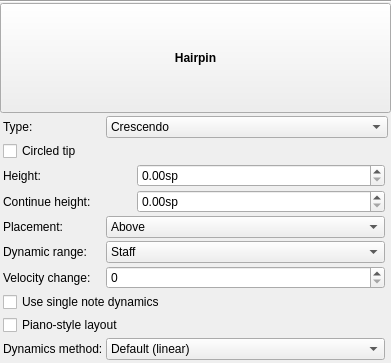
<?xml version="1.0" encoding="UTF-8"?>
<ui version="4.0">
 <class>InspectorHairpin</class>
 <widget class="QWidget" name="InspectorHairpin">
  <property name="geometry">
   <rect>
    <x>0</x>
    <y>0</y>
    <width>391</width>
    <height>363</height>
   </rect>
  </property>
  <property name="accessibleName">
   <string>Hairpin Inspector</string>
  </property>
  <layout class="QVBoxLayout" name="verticalLayout">
   <property name="spacing">
    <number>0</number>
   </property>
   <property name="leftMargin">
    <number>0</number>
   </property>
   <property name="topMargin">
    <number>0</number>
   </property>
   <property name="rightMargin">
    <number>0</number>
   </property>
   <property name="bottomMargin">
    <number>0</number>
   </property>
   <item>
    <widget class="QFrame" name="frame">
     <property name="frameShape">
      <enum>QFrame::HLine</enum>
     </property>
     <property name="frameShadow">
      <enum>QFrame::Sunken</enum>
     </property>
     <property name="lineWidth">
      <number>1</number>
     </property>
    </widget>
   </item>
   <item>
    <widget class="QToolButton" name="title">
     <property name="sizePolicy">
      <sizepolicy hsizetype="Preferred" vsizetype="Preferred">
       <horstretch>0</horstretch>
       <verstretch>0</verstretch>
      </sizepolicy>
     </property>
     <property name="font">
      <font>
       <bold>true</bold>
      </font>
     </property>
     <property name="text">
      <string>Hairpin</string>
     </property>
    </widget>
   </item>
   <item>
    <widget class="QWidget" name="panel" native="true">
     <layout class="QGridLayout" name="gridLayout">
      <property name="leftMargin">
       <number>3</number>
      </property>
      <property name="topMargin">
       <number>3</number>
      </property>
      <property name="rightMargin">
       <number>3</number>
      </property>
      <property name="bottomMargin">
       <number>3</number>
      </property>
      <property name="spacing">
       <number>3</number>
      </property>
      <item row="12" column="2">
       <widget class="Ms::ResetButton" name="resetVeloChangeMethod" native="true">
        <property name="sizePolicy">
         <sizepolicy hsizetype="Fixed" vsizetype="Preferred">
          <horstretch>0</horstretch>
          <verstretch>0</verstretch>
         </sizepolicy>
        </property>
        <property name="accessibleName">
         <string>Reset 'Dynamics method' value</string>
        </property>
       </widget>
      </item>
      <item row="0" column="0">
       <widget class="QLabel" name="label_4">
        <property name="text">
         <string>Type:</string>
        </property>
        <property name="alignment">
         <set>Qt::AlignLeading|Qt::AlignLeft|Qt::AlignVCenter</set>
        </property>
        <property name="buddy">
         <cstring>hairpinType</cstring>
        </property>
       </widget>
      </item>
      <item row="10" column="0" colspan="2">
       <widget class="QCheckBox" name="singleNoteDynamics">
        <property name="text">
         <string>Use single note dynamics</string>
        </property>
        <property name="checked">
         <bool>false</bool>
        </property>
       </widget>
      </item>
      <item row="5" column="0">
       <widget class="QLabel" name="label_6">
        <property name="text">
         <string>Placement:</string>
        </property>
        <property name="alignment">
         <set>Qt::AlignLeading|Qt::AlignLeft|Qt::AlignVCenter</set>
        </property>
        <property name="buddy">
         <cstring>placement</cstring>
        </property>
       </widget>
      </item>
      <item row="7" column="2">
       <widget class="Ms::ResetButton" name="resetVeloChange" native="true">
        <property name="sizePolicy">
         <sizepolicy hsizetype="Fixed" vsizetype="Preferred">
          <horstretch>0</horstretch>
          <verstretch>0</verstretch>
         </sizepolicy>
        </property>
        <property name="accessibleName">
         <string>Reset 'Velocity change' value</string>
        </property>
       </widget>
      </item>
      <item row="5" column="1">
       <widget class="QComboBox" name="placement">
        <property name="sizePolicy">
         <sizepolicy hsizetype="Expanding" vsizetype="Fixed">
          <horstretch>0</horstretch>
          <verstretch>0</verstretch>
         </sizepolicy>
        </property>
        <property name="accessibleName">
         <string>Placement</string>
        </property>
        <item>
         <property name="text">
          <string>Above</string>
         </property>
        </item>
        <item>
         <property name="text">
          <string>Below</string>
         </property>
        </item>
       </widget>
      </item>
      <item row="0" column="1" colspan="2">
       <widget class="QComboBox" name="hairpinType">
        <property name="sizePolicy">
         <sizepolicy hsizetype="Expanding" vsizetype="Fixed">
          <horstretch>0</horstretch>
          <verstretch>0</verstretch>
         </sizepolicy>
        </property>
        <property name="accessibleName">
         <string>Type</string>
        </property>
        <item>
         <property name="text">
          <string notr="true">Crescendo</string>
         </property>
        </item>
        <item>
         <property name="text">
          <string notr="true">Decrescendo</string>
         </property>
        </item>
        <item>
         <property name="text">
          <string notr="true">Crescendo Line</string>
         </property>
        </item>
        <item>
         <property name="text">
          <string notr="true">Decrescendo Line</string>
         </property>
        </item>
       </widget>
      </item>
      <item row="10" column="2">
       <widget class="Ms::ResetButton" name="resetSingleNoteDynamics" native="true">
        <property name="sizePolicy">
         <sizepolicy hsizetype="Fixed" vsizetype="Preferred">
          <horstretch>0</horstretch>
          <verstretch>0</verstretch>
         </sizepolicy>
        </property>
        <property name="accessibleName">
         <string>Reset 'Use single note dynamics' value</string>
        </property>
       </widget>
      </item>
      <item row="5" column="2">
       <widget class="Ms::ResetButton" name="resetPlacement" native="true">
        <property name="sizePolicy">
         <sizepolicy hsizetype="Fixed" vsizetype="Preferred">
          <horstretch>0</horstretch>
          <verstretch>0</verstretch>
         </sizepolicy>
        </property>
        <property name="accessibleName">
         <string>Reset 'Placement' value</string>
        </property>
       </widget>
      </item>
      <item row="7" column="0">
       <widget class="QLabel" name="label_3">
        <property name="text">
         <string>Velocity change:</string>
        </property>
        <property name="alignment">
         <set>Qt::AlignLeading|Qt::AlignLeft|Qt::AlignVCenter</set>
        </property>
        <property name="buddy">
         <cstring>veloChange</cstring>
        </property>
       </widget>
      </item>
      <item row="12" column="1">
       <widget class="QComboBox" name="veloChangeMethod">
        <property name="sizePolicy">
         <sizepolicy hsizetype="Expanding" vsizetype="Fixed">
          <horstretch>0</horstretch>
          <verstretch>0</verstretch>
         </sizepolicy>
        </property>
        <property name="accessibleName">
         <string>Dynamics change method</string>
        </property>
        <item>
         <property name="text">
          <string>Default (linear)</string>
         </property>
        </item>
       </widget>
      </item>
      <item row="1" column="0" colspan="3">
       <widget class="QWidget" name="gridWidget" native="true">
        <layout class="QGridLayout" name="gridLayout_2">
         <property name="leftMargin">
          <number>0</number>
         </property>
         <property name="topMargin">
          <number>0</number>
         </property>
         <property name="rightMargin">
          <number>0</number>
         </property>
         <property name="bottomMargin">
          <number>0</number>
         </property>
         <property name="spacing">
          <number>3</number>
         </property>
         <item row="2" column="3">
          <widget class="Ms::ResetButton" name="resetHairpinContHeight" native="true">
           <property name="sizePolicy">
            <sizepolicy hsizetype="Fixed" vsizetype="Preferred">
             <horstretch>0</horstretch>
             <verstretch>0</verstretch>
            </sizepolicy>
           </property>
           <property name="accessibleName">
            <string>Reset 'Continue height' value</string>
           </property>
          </widget>
         </item>
         <item row="1" column="0">
          <widget class="QLabel" name="heightLabel">
           <property name="text">
            <string>Height:</string>
           </property>
           <property name="alignment">
            <set>Qt::AlignLeading|Qt::AlignLeft|Qt::AlignVCenter</set>
           </property>
          </widget>
         </item>
         <item row="0" column="0" colspan="3">
          <widget class="QCheckBox" name="hairpinCircledTip">
           <property name="focusPolicy">
            <enum>Qt::TabFocus</enum>
           </property>
           <property name="text">
            <string>Circled tip</string>
           </property>
          </widget>
         </item>
         <item row="1" column="3">
          <widget class="Ms::ResetButton" name="resetHairpinHeight" native="true">
           <property name="sizePolicy">
            <sizepolicy hsizetype="Fixed" vsizetype="Preferred">
             <horstretch>0</horstretch>
             <verstretch>0</verstretch>
            </sizepolicy>
           </property>
           <property name="accessibleName">
            <string>Reset 'Height' value</string>
           </property>
          </widget>
         </item>
         <item row="2" column="0">
          <widget class="QLabel" name="contHeightLabel">
           <property name="text">
            <string>Continue height:</string>
           </property>
           <property name="alignment">
            <set>Qt::AlignLeading|Qt::AlignLeft|Qt::AlignVCenter</set>
           </property>
          </widget>
         </item>
         <item row="0" column="3">
          <widget class="Ms::ResetButton" name="resetHairpinCircledTip" native="true">
           <property name="sizePolicy">
            <sizepolicy hsizetype="Fixed" vsizetype="Preferred">
             <horstretch>0</horstretch>
             <verstretch>0</verstretch>
            </sizepolicy>
           </property>
           <property name="accessibleName">
            <string>Reset 'Circled tip' value</string>
           </property>
          </widget>
         </item>
         <item row="2" column="2">
          <widget class="QDoubleSpinBox" name="hairpinContHeight">
           <property name="sizePolicy">
            <sizepolicy hsizetype="Expanding" vsizetype="Fixed">
             <horstretch>0</horstretch>
             <verstretch>0</verstretch>
            </sizepolicy>
           </property>
           <property name="accessibleName">
            <string>Continue height</string>
           </property>
           <property name="suffix">
            <string>sp</string>
           </property>
           <property name="singleStep">
            <double>0.100000000000000</double>
           </property>
          </widget>
         </item>
         <item row="1" column="2">
          <widget class="QDoubleSpinBox" name="hairpinHeight">
           <property name="sizePolicy">
            <sizepolicy hsizetype="Expanding" vsizetype="Fixed">
             <horstretch>0</horstretch>
             <verstretch>0</verstretch>
            </sizepolicy>
           </property>
           <property name="accessibleName">
            <string>Height</string>
           </property>
           <property name="suffix">
            <string>sp</string>
           </property>
           <property name="singleStep">
            <double>0.100000000000000</double>
           </property>
          </widget>
         </item>
         <item row="1" column="1">
          <spacer name="horizontalSpacer">
           <property name="orientation">
            <enum>Qt::Horizontal</enum>
           </property>
           <property name="sizeType">
            <enum>QSizePolicy::Preferred</enum>
           </property>
           <property name="sizeHint" stdset="0">
            <size>
             <width>40</width>
             <height>20</height>
            </size>
           </property>
          </spacer>
         </item>
        </layout>
       </widget>
      </item>
      <item row="7" column="1">
       <widget class="QSpinBox" name="veloChange">
        <property name="sizePolicy">
         <sizepolicy hsizetype="Expanding" vsizetype="Fixed">
          <horstretch>0</horstretch>
          <verstretch>0</verstretch>
         </sizepolicy>
        </property>
        <property name="accessibleName">
         <string>Velocity change</string>
        </property>
        <property name="maximum">
         <number>127</number>
        </property>
       </widget>
      </item>
      <item row="6" column="1">
       <widget class="QComboBox" name="dynRange">
        <property name="sizePolicy">
         <sizepolicy hsizetype="Expanding" vsizetype="Fixed">
          <horstretch>0</horstretch>
          <verstretch>0</verstretch>
         </sizepolicy>
        </property>
        <property name="accessibleName">
         <string>Dynamic range</string>
        </property>
        <item>
         <property name="text">
          <string>Staff</string>
         </property>
        </item>
        <item>
         <property name="text">
          <string>Part</string>
         </property>
        </item>
        <item>
         <property name="text">
          <string>System</string>
         </property>
        </item>
       </widget>
      </item>
      <item row="6" column="2">
       <widget class="Ms::ResetButton" name="resetDynRange" native="true">
        <property name="sizePolicy">
         <sizepolicy hsizetype="Fixed" vsizetype="Preferred">
          <horstretch>0</horstretch>
          <verstretch>0</verstretch>
         </sizepolicy>
        </property>
        <property name="accessibleName">
         <string>Reset 'Dynamic range' value</string>
        </property>
       </widget>
      </item>
      <item row="6" column="0">
       <widget class="QLabel" name="label_2">
        <property name="text">
         <string>Dynamic range:</string>
        </property>
        <property name="alignment">
         <set>Qt::AlignLeading|Qt::AlignLeft|Qt::AlignVCenter</set>
        </property>
        <property name="buddy">
         <cstring>dynRange</cstring>
        </property>
       </widget>
      </item>
      <item row="12" column="0">
       <widget class="QLabel" name="labelVeloChangeMethod">
        <property name="text">
         <string>Dynamics method:</string>
        </property>
        <property name="alignment">
         <set>Qt::AlignLeading|Qt::AlignLeft|Qt::AlignVCenter</set>
        </property>
        <property name="buddy">
         <cstring>veloChangeMethod</cstring>
        </property>
       </widget>
      </item>
      <item row="11" column="0" colspan="2">
       <widget class="QCheckBox" name="hairpinPianoStyle">
        <property name="text">
         <string>Piano-style layout</string>
        </property>
       </widget>
      </item>
      <item row="11" column="2">
       <widget class="Ms::ResetButton" name="resetPianoStyle" native="true"/>
      </item>
     </layout>
    </widget>
   </item>
  </layout>
 </widget>
 <customwidgets>
  <customwidget>
   <class>Ms::ResetButton</class>
   <extends>QWidget</extends>
   <header location="global">inspector/resetButton.h</header>
   <container>1</container>
  </customwidget>
 </customwidgets>
 <tabstops>
  <tabstop>title</tabstop>
  <tabstop>hairpinType</tabstop>
  <tabstop>hairpinCircledTip</tabstop>
  <tabstop>hairpinHeight</tabstop>
  <tabstop>hairpinContHeight</tabstop>
  <tabstop>placement</tabstop>
  <tabstop>dynRange</tabstop>
  <tabstop>veloChange</tabstop>
  <tabstop>singleNoteDynamics</tabstop>
  <tabstop>veloChangeMethod</tabstop>
 </tabstops>
 <resources/>
 <connections>
  <connection>
   <sender>singleNoteDynamics</sender>
   <signal>toggled(bool)</signal>
   <receiver>veloChangeMethod</receiver>
   <slot>setEnabled(bool)</slot>
   <hints>
    <hint type="sourcelabel">
     <x>176</x>
     <y>325</y>
    </hint>
    <hint type="destinationlabel">
     <x>176</x>
     <y>336</y>
    </hint>
   </hints>
  </connection>
  <connection>
   <sender>singleNoteDynamics</sender>
   <signal>toggled(bool)</signal>
   <receiver>resetVeloChangeMethod</receiver>
   <slot>setEnabled(bool)</slot>
   <hints>
    <hint type="sourcelabel">
     <x>335</x>
     <y>321</y>
    </hint>
    <hint type="destinationlabel">
     <x>377</x>
     <y>358</y>
    </hint>
   </hints>
  </connection>
 </connections>
</ui>
